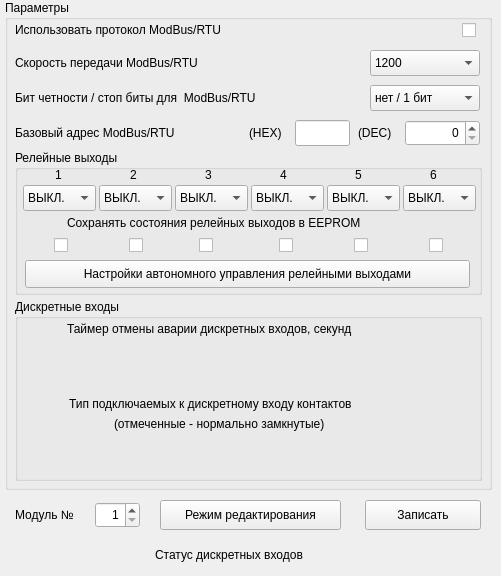
    <widget class="QWidget" name="sr35dTab">
     <attribute name="title">
      <string>SR-35D</string>
     </attribute>
     <widget class="QSpinBox" name="sr35dModuleN">
      <property name="geometry">
       <rect>
        <x>95</x>
        <y>502</y>
        <width>45</width>
        <height>26</height>
       </rect>
      </property>
      <property name="alignment">
       <set>Qt::AlignRight|Qt::AlignTrailing|Qt::AlignVCenter</set>
      </property>
      <property name="minimum">
       <number>1</number>
      </property>
      <property name="maximum">
       <number>16</number>
      </property>
     </widget>
     <widget class="QLabel" name="label_50">
      <property name="geometry">
       <rect>
        <x>155</x>
        <y>542</y>
        <width>190</width>
        <height>25</height>
       </rect>
      </property>
      <property name="font">
       <font>
        <family>Arial</family>
        <pointsize>9</pointsize>
        <kerning>true</kerning>
       </font>
      </property>
      <property name="text">
       <string>Статус дискретных входов</string>
      </property>
     </widget>
     <widget class="QLabel" name="label_51">
      <property name="geometry">
       <rect>
        <x>15</x>
        <y>502</y>
        <width>81</width>
        <height>26</height>
       </rect>
      </property>
      <property name="font">
       <font>
        <family>Arial</family>
        <pointsize>9</pointsize>
        <kerning>true</kerning>
       </font>
      </property>
      <property name="text">
       <string>Модуль №</string>
      </property>
     </widget>
     <widget class="QPushButton" name="sr35d_ParamsEnable">
      <property name="geometry">
       <rect>
        <x>160</x>
        <y>500</y>
        <width>181</width>
        <height>30</height>
       </rect>
      </property>
      <property name="text">
       <string>Режим редактирования</string>
      </property>
      <property name="checkable">
       <bool>true</bool>
      </property>
      <property name="default">
       <bool>false</bool>
      </property>
      <property name="flat">
       <bool>false</bool>
      </property>
     </widget>
     <widget class="QGroupBox" name="sr35d_Params">
      <property name="geometry">
       <rect>
        <x>5</x>
        <y>0</y>
        <width>487</width>
        <height>490</height>
       </rect>
      </property>
      <property name="title">
       <string>Параметры</string>
      </property>
      <widget class="QCheckBox" name="sr35d_ModbusEn">
       <property name="geometry">
        <rect>
         <x>457</x>
         <y>20</y>
         <width>18</width>
         <height>20</height>
        </rect>
       </property>
       <property name="text">
        <string/>
       </property>
      </widget>
      <widget class="QLabel" name="label_23">
       <property name="geometry">
        <rect>
         <x>10</x>
         <y>20</y>
         <width>321</width>
         <height>20</height>
        </rect>
       </property>
       <property name="font">
        <font>
         <family>Arial</family>
         <pointsize>9</pointsize>
         <kerning>true</kerning>
        </font>
       </property>
       <property name="text">
        <string>Использовать протокол ModBus/RTU</string>
       </property>
      </widget>
      <widget class="QLabel" name="label_24">
       <property name="geometry">
        <rect>
         <x>10</x>
         <y>50</y>
         <width>321</width>
         <height>25</height>
        </rect>
       </property>
       <property name="font">
        <font>
         <family>Arial</family>
         <pointsize>9</pointsize>
         <kerning>true</kerning>
        </font>
       </property>
       <property name="text">
        <string>Скорость передачи ModBus/RTU</string>
       </property>
      </widget>
      <widget class="QComboBox" name="sr35d_BaudRate">
       <property name="geometry">
        <rect>
         <x>365</x>
         <y>50</y>
         <width>110</width>
         <height>26</height>
        </rect>
       </property>
       <item>
        <property name="text">
         <string>1200</string>
        </property>
       </item>
       <item>
        <property name="text">
         <string>2400</string>
        </property>
       </item>
       <item>
        <property name="text">
         <string>4800</string>
        </property>
       </item>
       <item>
        <property name="text">
         <string>9600</string>
        </property>
       </item>
       <item>
        <property name="text">
         <string>14400</string>
        </property>
       </item>
       <item>
        <property name="text">
         <string>19200</string>
        </property>
       </item>
       <item>
        <property name="text">
         <string>38400</string>
        </property>
       </item>
       <item>
        <property name="text">
         <string>57600</string>
        </property>
       </item>
       <item>
        <property name="text">
         <string>115200</string>
        </property>
       </item>
       <item>
        <property name="text">
         <string>128000</string>
        </property>
       </item>
      </widget>
      <widget class="QLabel" name="label_28">
       <property name="geometry">
        <rect>
         <x>10</x>
         <y>85</y>
         <width>321</width>
         <height>25</height>
        </rect>
       </property>
       <property name="font">
        <font>
         <family>Arial</family>
         <pointsize>9</pointsize>
         <kerning>true</kerning>
        </font>
       </property>
       <property name="text">
        <string>Бит четности / стоп биты для  ModBus/RTU</string>
       </property>
      </widget>
      <widget class="QComboBox" name="sr35d_Parity">
       <property name="geometry">
        <rect>
         <x>365</x>
         <y>85</y>
         <width>110</width>
         <height>26</height>
        </rect>
       </property>
       <item>
        <property name="text">
         <string>нет / 1 бит</string>
        </property>
       </item>
       <item>
        <property name="text">
         <string>нет / 2 бита</string>
        </property>
       </item>
       <item>
        <property name="text">
         <string>even / 1 бит</string>
        </property>
       </item>
      </widget>
      <widget class="QLabel" name="label_29">
       <property name="geometry">
        <rect>
         <x>10</x>
         <y>120</y>
         <width>211</width>
         <height>25</height>
        </rect>
       </property>
       <property name="font">
        <font>
         <family>Arial</family>
         <pointsize>9</pointsize>
         <kerning>true</kerning>
        </font>
       </property>
       <property name="text">
        <string>Базовый адрес ModBus/RTU</string>
       </property>
      </widget>
      <widget class="QSpinBox" name="sr35d_AddrDEC">
       <property name="geometry">
        <rect>
         <x>400</x>
         <y>120</y>
         <width>75</width>
         <height>26</height>
        </rect>
       </property>
       <property name="alignment">
        <set>Qt::AlignRight|Qt::AlignTrailing|Qt::AlignVCenter</set>
       </property>
       <property name="maximum">
        <number>256</number>
       </property>
      </widget>
      <widget class="QLineEdit" name="sr35d_AddrHEX">
       <property name="enabled">
        <bool>true</bool>
       </property>
       <property name="geometry">
        <rect>
         <x>290</x>
         <y>120</y>
         <width>55</width>
         <height>26</height>
        </rect>
       </property>
       <property name="alignment">
        <set>Qt::AlignRight|Qt::AlignTrailing|Qt::AlignVCenter</set>
       </property>
       <property name="dragEnabled">
        <bool>false</bool>
       </property>
       <property name="readOnly">
        <bool>true</bool>
       </property>
      </widget>
      <widget class="QLabel" name="label_30">
       <property name="geometry">
        <rect>
         <x>353</x>
         <y>120</y>
         <width>42</width>
         <height>25</height>
        </rect>
       </property>
       <property name="font">
        <font>
         <family>Arial</family>
         <pointsize>9</pointsize>
         <kerning>true</kerning>
        </font>
       </property>
       <property name="text">
        <string notr="true">(DEC)</string>
       </property>
      </widget>
      <widget class="QLabel" name="label_31">
       <property name="geometry">
        <rect>
         <x>244</x>
         <y>120</y>
         <width>41</width>
         <height>25</height>
        </rect>
       </property>
       <property name="font">
        <font>
         <family>Arial</family>
         <pointsize>9</pointsize>
         <kerning>true</kerning>
        </font>
       </property>
       <property name="text">
        <string notr="true">(HEX)</string>
       </property>
      </widget>
      <widget class="QGroupBox" name="sr35dRelays">
       <property name="geometry">
        <rect>
         <x>10</x>
         <y>150</y>
         <width>467</width>
         <height>145</height>
        </rect>
       </property>
       <property name="font">
        <font>
         <pointsize>9</pointsize>
         <kerning>true</kerning>
        </font>
       </property>
       <property name="title">
        <string>Релейные выходы</string>
       </property>
       <widget class="QLabel" name="label_32">
        <property name="geometry">
         <rect>
          <x>40</x>
          <y>15</y>
          <width>16</width>
          <height>20</height>
         </rect>
        </property>
        <property name="text">
         <string>1</string>
        </property>
       </widget>
       <widget class="QLabel" name="label_33">
        <property name="geometry">
         <rect>
          <x>115</x>
          <y>15</y>
          <width>16</width>
          <height>20</height>
         </rect>
        </property>
        <property name="text">
         <string>2</string>
        </property>
       </widget>
       <widget class="QLabel" name="label_34">
        <property name="geometry">
         <rect>
          <x>190</x>
          <y>15</y>
          <width>16</width>
          <height>20</height>
         </rect>
        </property>
        <property name="text">
         <string>3</string>
        </property>
       </widget>
       <widget class="QLabel" name="label_35">
        <property name="geometry">
         <rect>
          <x>265</x>
          <y>15</y>
          <width>16</width>
          <height>20</height>
         </rect>
        </property>
        <property name="text">
         <string>4</string>
        </property>
       </widget>
       <widget class="QLabel" name="label_36">
        <property name="geometry">
         <rect>
          <x>340</x>
          <y>15</y>
          <width>16</width>
          <height>20</height>
         </rect>
        </property>
        <property name="text">
         <string>5</string>
        </property>
       </widget>
       <widget class="QLabel" name="label_37">
        <property name="geometry">
         <rect>
          <x>415</x>
          <y>15</y>
          <width>16</width>
          <height>20</height>
         </rect>
        </property>
        <property name="text">
         <string>6</string>
        </property>
       </widget>
       <widget class="QComboBox" name="sr35d_Relay1">
        <property name="geometry">
         <rect>
          <x>8</x>
          <y>35</y>
          <width>73</width>
          <height>26</height>
         </rect>
        </property>
        <item>
         <property name="text">
          <string>ВЫКЛ.</string>
         </property>
        </item>
        <item>
         <property name="text">
          <string>ВКЛ.</string>
         </property>
        </item>
       </widget>
       <widget class="QComboBox" name="sr35d_Relay2">
        <property name="geometry">
         <rect>
          <x>84</x>
          <y>35</y>
          <width>73</width>
          <height>26</height>
         </rect>
        </property>
        <item>
         <property name="text">
          <string>ВЫКЛ.</string>
         </property>
        </item>
        <item>
         <property name="text">
          <string>ВКЛ.</string>
         </property>
        </item>
       </widget>
       <widget class="QComboBox" name="sr35d_Relay3">
        <property name="geometry">
         <rect>
          <x>160</x>
          <y>35</y>
          <width>73</width>
          <height>26</height>
         </rect>
        </property>
        <item>
         <property name="text">
          <string>ВЫКЛ.</string>
         </property>
        </item>
        <item>
         <property name="text">
          <string>ВКЛ.</string>
         </property>
        </item>
       </widget>
       <widget class="QComboBox" name="sr35d_Relay4">
        <property name="geometry">
         <rect>
          <x>236</x>
          <y>35</y>
          <width>73</width>
          <height>26</height>
         </rect>
        </property>
        <item>
         <property name="text">
          <string>ВЫКЛ.</string>
         </property>
        </item>
        <item>
         <property name="text">
          <string>ВКЛ.</string>
         </property>
        </item>
       </widget>
       <widget class="QComboBox" name="sr35d_Relay5">
        <property name="geometry">
         <rect>
          <x>312</x>
          <y>35</y>
          <width>73</width>
          <height>26</height>
         </rect>
        </property>
        <item>
         <property name="text">
          <string>ВЫКЛ.</string>
         </property>
        </item>
        <item>
         <property name="text">
          <string>ВКЛ.</string>
         </property>
        </item>
       </widget>
       <widget class="QComboBox" name="sr35d_Relay6">
        <property name="geometry">
         <rect>
          <x>388</x>
          <y>35</y>
          <width>73</width>
          <height>26</height>
         </rect>
        </property>
        <item>
         <property name="text">
          <string>ВЫКЛ.</string>
         </property>
        </item>
        <item>
         <property name="text">
          <string>ВКЛ.</string>
         </property>
        </item>
       </widget>
       <widget class="QLabel" name="label_38">
        <property name="geometry">
         <rect>
          <x>52</x>
          <y>65</y>
          <width>360</width>
          <height>16</height>
         </rect>
        </property>
        <property name="text">
         <string>Сохранять состояния релейных выходов в EEPROM</string>
        </property>
       </widget>
       <widget class="QCheckBox" name="sr35d_Relay1Save">
        <property name="geometry">
         <rect>
          <x>39</x>
          <y>85</y>
          <width>18</width>
          <height>20</height>
         </rect>
        </property>
        <property name="text">
         <string/>
        </property>
       </widget>
       <widget class="QCheckBox" name="sr35d_Relay2Save">
        <property name="geometry">
         <rect>
          <x>114</x>
          <y>85</y>
          <width>18</width>
          <height>20</height>
         </rect>
        </property>
        <property name="text">
         <string/>
        </property>
       </widget>
       <widget class="QCheckBox" name="sr35d_Relay3Save">
        <property name="geometry">
         <rect>
          <x>184</x>
          <y>85</y>
          <width>18</width>
          <height>20</height>
         </rect>
        </property>
        <property name="text">
         <string/>
        </property>
       </widget>
       <widget class="QCheckBox" name="sr35d_Relay4Save">
        <property name="geometry">
         <rect>
          <x>264</x>
          <y>85</y>
          <width>18</width>
          <height>20</height>
         </rect>
        </property>
        <property name="text">
         <string/>
        </property>
       </widget>
       <widget class="QCheckBox" name="sr35d_Relay5Save">
        <property name="geometry">
         <rect>
          <x>339</x>
          <y>85</y>
          <width>18</width>
          <height>20</height>
         </rect>
        </property>
        <property name="text">
         <string/>
        </property>
       </widget>
       <widget class="QCheckBox" name="sr35d_Relay6Save">
        <property name="geometry">
         <rect>
          <x>414</x>
          <y>85</y>
          <width>18</width>
          <height>20</height>
         </rect>
        </property>
        <property name="text">
         <string/>
        </property>
       </widget>
       <widget class="QPushButton" name="sr35d_ConfigButton">
        <property name="geometry">
         <rect>
          <x>10</x>
          <y>110</y>
          <width>445</width>
          <height>28</height>
         </rect>
        </property>
        <property name="text">
         <string>Настройки автономного управления релейными выходами</string>
        </property>
       </widget>
      </widget>
      <widget class="QGroupBox" name="sr35d_DinParams">
       <property name="geometry">
        <rect>
         <x>10</x>
         <y>299</y>
         <width>467</width>
         <height>182</height>
        </rect>
       </property>
       <property name="font">
        <font>
         <pointsize>9</pointsize>
         <kerning>true</kerning>
        </font>
       </property>
       <property name="title">
        <string>Дискретные входы</string>
       </property>
       <widget class="QLabel" name="label_40">
        <property name="geometry">
         <rect>
          <x>54</x>
          <y>92</y>
          <width>357</width>
          <height>25</height>
         </rect>
        </property>
        <property name="font">
         <font>
          <family>Arial</family>
          <pointsize>9</pointsize>
          <kerning>true</kerning>
         </font>
        </property>
        <property name="text">
         <string>Тип подключаемых к дискретному входу контактов</string>
        </property>
       </widget>
       <widget class="QLabel" name="label_39">
        <property name="geometry">
         <rect>
          <x>99</x>
          <y>112</y>
          <width>267</width>
          <height>25</height>
         </rect>
        </property>
        <property name="font">
         <font>
          <family>Arial</family>
          <pointsize>9</pointsize>
          <kerning>true</kerning>
         </font>
        </property>
        <property name="text">
         <string>(отмеченные - нормально замкнутые)</string>
        </property>
       </widget>
       <widget class="QLabel" name="label_41">
        <property name="geometry">
         <rect>
          <x>52</x>
          <y>20</y>
          <width>361</width>
          <height>20</height>
         </rect>
        </property>
        <property name="font">
         <font>
          <family>Arial</family>
          <pointsize>9</pointsize>
          <kerning>true</kerning>
         </font>
        </property>
        <property name="text">
         <string>Таймер отмены аварии дискретных входов, секунд</string>
        </property>
       </widget>
      </widget>
     </widget>
     <widget class="QPushButton" name="sr35d_Write">
      <property name="geometry">
       <rect>
        <x>365</x>
        <y>500</y>
        <width>116</width>
        <height>30</height>
       </rect>
      </property>
      <property name="text">
       <string>Записать</string>
      </property>
     </widget>
    </widget>
